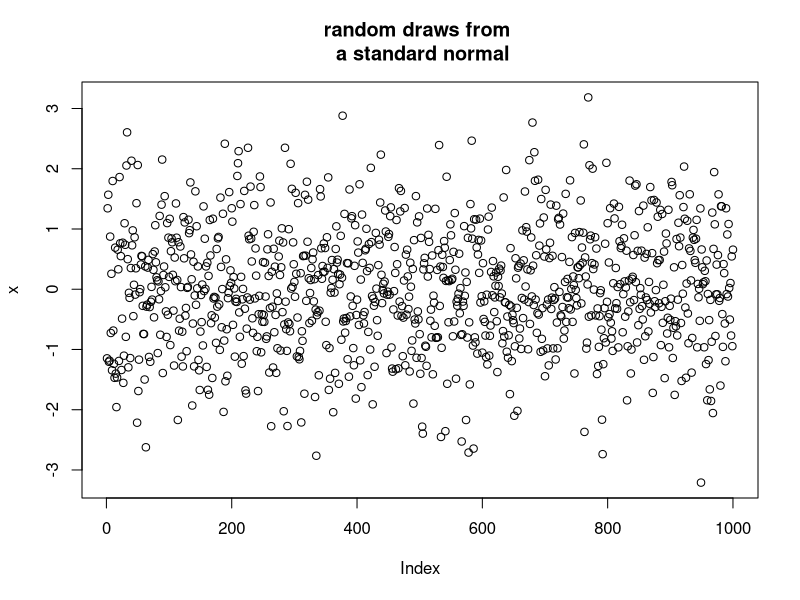
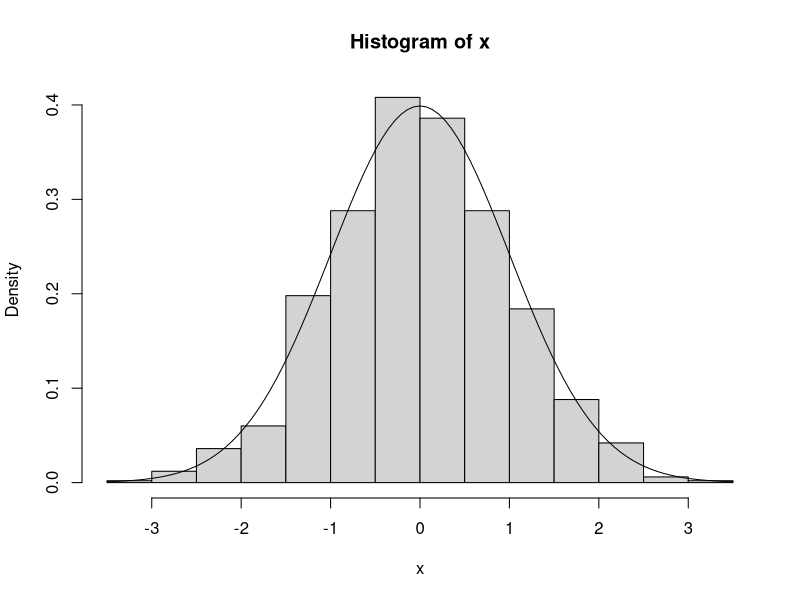
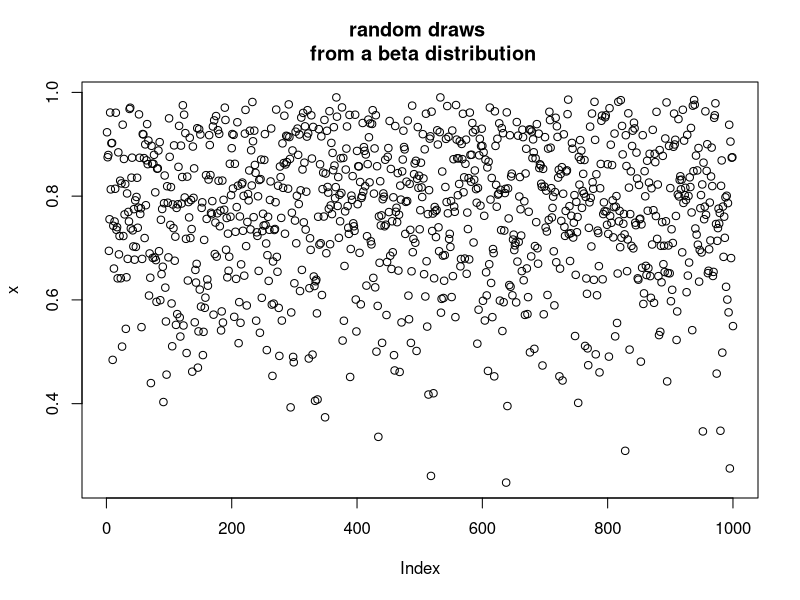
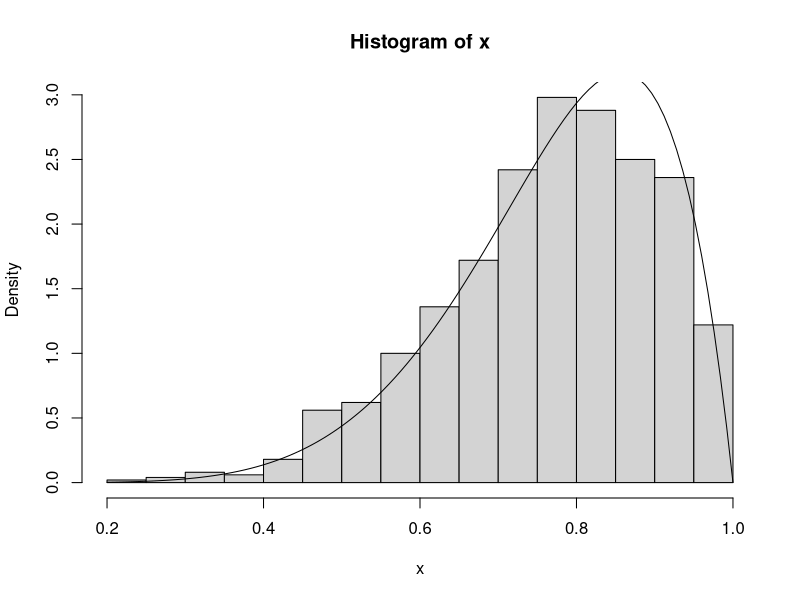
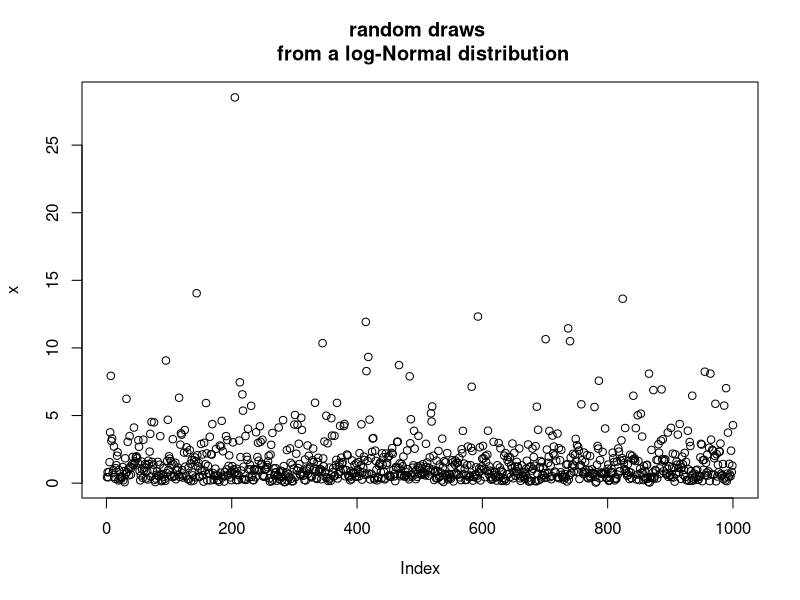
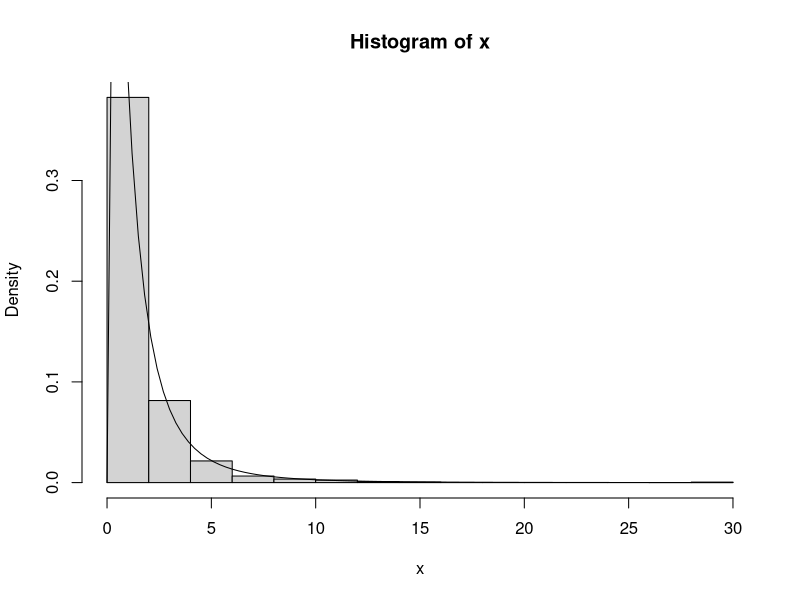

Source code (R) for these figures, in order:
## ---- chunk 1
n = 1000
x <-rnorm(n,mean=0,sd=1)
plot(x,main='random draws from \n a standard normal') ## Here are all the randomly sampled points 
hist(x,probability=TRUE)                              ## A histogram of the samples
curve(dnorm(x,mean=0,sd=1),add=TRUE)                  ## Overlay the pdf to convince ourselves that the points were 
                                                      ## infact drawn from that distribution.
# Beta
x<-rbeta(n,7,2)
plot(x,main='random draws \n from a beta distribution')
hist(x,probability=TRUE)
curve(dbeta(x,7,2),add=TRUE)

# Log-Normal
x<-rlnorm(n,0,1)
plot(x,main='random draws \n from a log-Normal distribution')
hist(x,probability=TRUE)
curve(dlnorm(x,0,1),add=TRUE)

